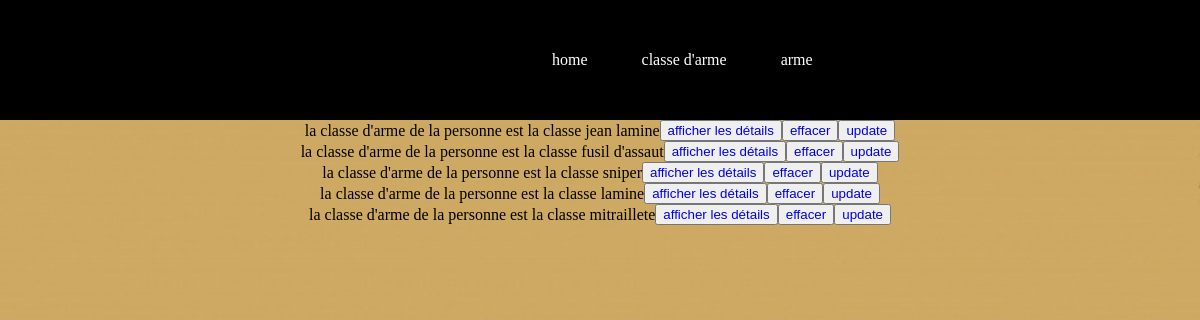
Before: /bibliotheque/ with the older database file.
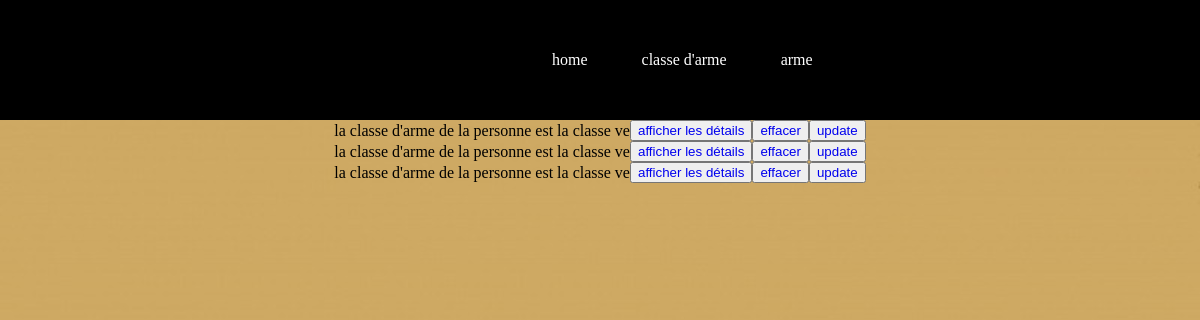
After: the same page with the newer database file.
### bibliotheque/models.py (models this page shows, shortened)
class Classe(models.Model):
    titre = models.CharField(max_length=100)
    resume = models.TextField(null = True, blank = True)

### bibliotheque/views.py (the view)
# urls.py: 2. Add a URL to urlpatterns:  path('', views.home, name='home')
def home(request):
    liste = list(models.Classe.objects.all())
    return render(request, 'bibliotheque/home.html', {'liste': liste})

### bibliotheque/templates/bibliotheque/home.html (shortened to what this page needs)
{% extends "bibliotheque/main.html" %}
{% block content %}
        {% for l in liste %}
            <li> la classe d'arme de la personne est la classe {{l.titre}} <button name="aff"><a href="affiche/{{l.id}}"> afficher les détails  </a></button> <button name="supp"><a href="delete/{{l.id}}"> effacer  </a></button>
                <button name="upd"><a href="update/{{l.id}}"> update </a></button></li>
        {%endfor%}
{% endblock %}

### bibliotheque/templates/bibliotheque/main.html (shortened to what this page needs)
<!DOCTYPE html>
<html lang="en">
<head>
    {% load static %}
    <link rel="stylesheet" href="{% static 'bibliotheque/style.css' %}">
</head>
<body>
     <nav class="oriantationpage">
         <div class="Lesclassesdarmes">Les classes d'armes</div>
         <ul class="onglet" id="list">
            <li class="list"><a href="/bibliotheque/">home</a></li>
            <li class="list"> <a href="/bibliotheque/ajout/">classe d'arme</a></li>
            <li class="list"><a href="/bibliotheque/ajout2/">arme</a></li>
            </ul>
          </nav>
      {% block content %}
      {% endblock %}
</body>
</html>

### bibliotheque/static/bibliotheque/style.css (style rules this page uses)
body { background-image: url(04045_800x480.jpg); background-size:cover; width: 100%; padding: 0%; margin: 0%; }
html { scroll-behavior: smooth; margin:0; }
nav { position: sticky; top: 0; }
a { text-decoration: none; }
.oriantationpage { background-color:black; display:flex; justify-content:space-between; align-items:center; }
.list { list-style-type:none; }
.onglet .list { display:inline-block; padding:35px 25px; }
.oriantationpage a { color:white; transition:0.3s; }
li { display:flex; justify-content:center; align-items:center; }
li button { align-items:center; }

Changed rows visible on the page:
removed Classe: titre "jean lamine"
removed Classe: titre "fusil d'assaut"
removed Classe: titre "sniper"
removed Classe: titre "lamine"
removed Classe: titre "mitraillete"
added Classe: titre "ve"
added Classe: titre "ve"
added Classe: titre "ve"
